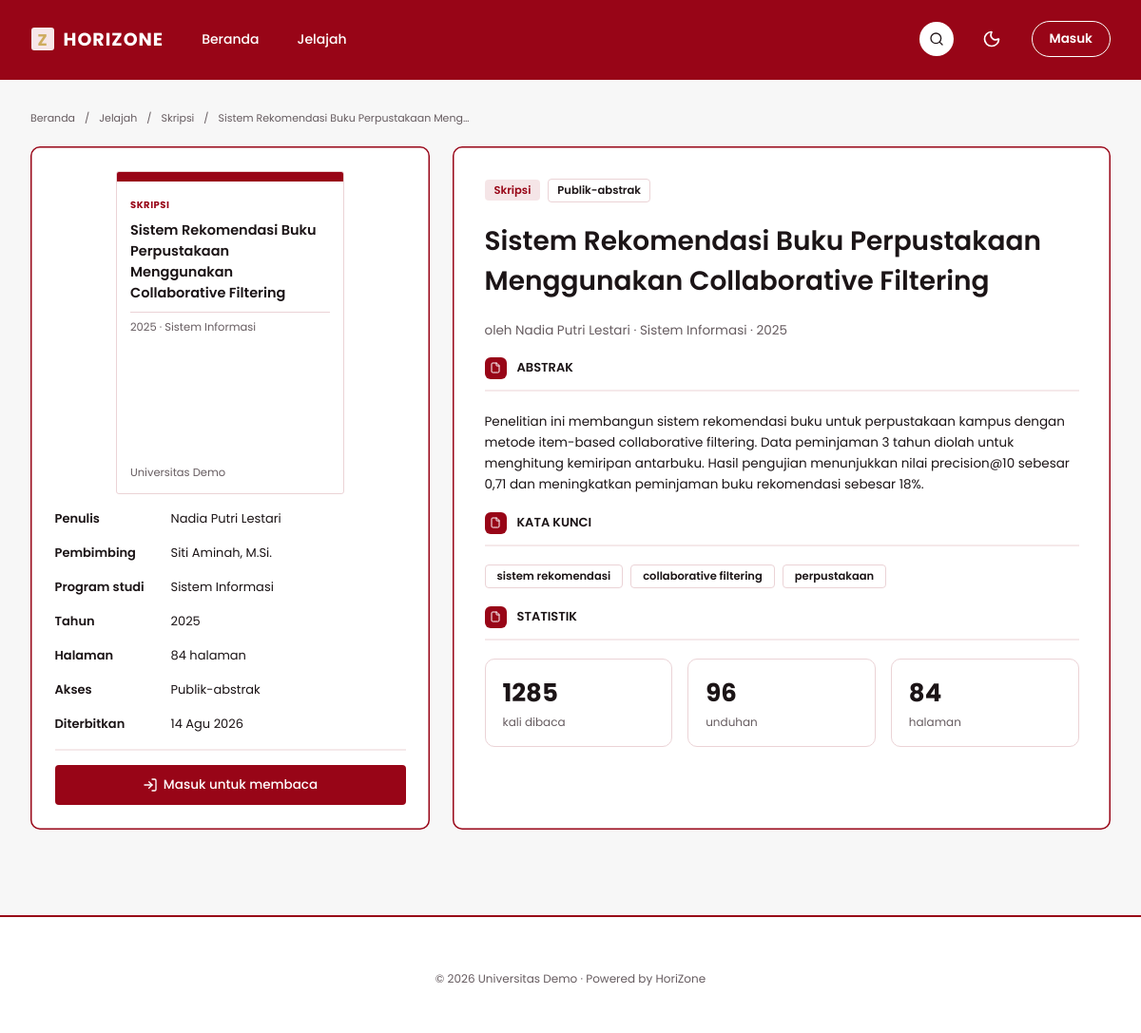
The app's page /dokumen.php?slug=d1 with its own data.
### tables this page shows
CREATE TABLE dokumen (
  id INT UNSIGNED AUTO_INCREMENT PRIMARY KEY,
  slug VARCHAR(20) NOT NULL UNIQUE,              
  judul VARCHAR(255) NOT NULL,
  penulis VARCHAR(255) NOT NULL,                 
  jenis ENUM('skripsi','laporan_kp','jurnal','ebook','catatan') NOT NULL,
  prodi VARCHAR(100) NOT NULL,
  tahun SMALLINT NOT NULL,
  pembimbing VARCHAR(150) NULL,
  akses ENUM('publik-abstrak','warga-kampus','terbatas') NOT NULL DEFAULT 'publik-abstrak',
  bisa_unduh TINYINT(1) NOT NULL DEFAULT 0,
  dibaca INT UNSIGNED NOT NULL DEFAULT 0,
  unduhan INT UNSIGNED NOT NULL DEFAULT 0,
  halaman INT UNSIGNED NOT NULL DEFAULT 0,
  terbit_pada DATE NULL,
  kata_kunci VARCHAR(255) NULL,                  
  abstrak TEXT NULL,
  cover VARCHAR(255) NULL,                       
  file_pdf VARCHAR(255) NULL,                    
  status ENUM('terbit','menunggu','diturunkan') NOT NULL DEFAULT 'terbit',
  pengunggah_id INT UNSIGNED NULL,
  created_at TIMESTAMP NOT NULL DEFAULT CURRENT_TIMESTAMP,
  updated_at TIMESTAMP NOT NULL DEFAULT CURRENT_TIMESTAMP ON UPDATE CURRENT_TIMESTAMP,
  KEY idx_dokumen_jenis (jenis),
  KEY idx_dokumen_status (status),
  KEY idx_dokumen_created (created_at),
  CONSTRAINT fk_dokumen_pengunggah FOREIGN KEY (pengunggah_id) REFERENCES users(id) ON DELETE SET NULL
);

### config/config.php (called while the page is built, shortened)
<?php
spl_autoload_register(function ($class_name) {
    $file = ROOT_PATH . 'models/' . $class_name . '.php';
});
require_once ROOT_PATH . 'config/database.php';
function isLoggedIn() {
    static $hasil = null;
    if ($hasil !== null) {
        return $hasil;
    }
    if (!isset($_SESSION['user_id']) || !isset($_SESSION['user_role'])) {
        return $hasil = false;
    }
    return $hasil = true;
}
function e($teks) {
    return htmlspecialchars((string) $teks, ENT_QUOTES, 'UTF-8');
}
function formatTanggal($nilai, $mode = 'tanggal') {
    $t = strtotime($nilai);
    $tgl = date('j', $t) . ' ' . BULAN_SINGKAT[(int) date('n', $t)];
    $tgl .= ' ' . date('Y', $t);
    return $mode === 'waktu' ? $tgl . ', ' . date('H.i', $t) : $tgl;
}

### config/database.php (called while the page is built, shortened)
<?php
class Database {
    private $host = 'localhost';
    private $db_name = 'horizone_lite';
    private $username = 'root';
    private $password = '';
    public function getConnection() {
        $this->conn = null;
        try {
            $this->conn = new PDO(
                "mysql:host=" . $this->host . ";dbname=" . $this->db_name . ";charset=utf8mb4",
                $this->username,
                $this->password,
                array(
                    PDO::ATTR_ERRMODE => PDO::ERRMODE_EXCEPTION,
                    PDO::ATTR_DEFAULT_FETCH_MODE => PDO::FETCH_ASSOC
                )
            );
        } catch (PDOException $exception) {
            echo "Koneksi gagal: " . $exception->getMessage();
        }
        return $this->conn;
    }
}

### models/Dokumen.php (called while the page is built, shortened)
<?php
class Dokumen {
    private $conn;
    private $table_name = "dokumen";
    public function __construct($db) {
        $this->conn = $db;
    }
    private function ambil($where, $params) {
        $stmt = $this->conn->prepare("SELECT * FROM " . $this->table_name . " WHERE " . $where . " LIMIT 1");
        $stmt->execute($params);
        $row = $stmt->fetch(PDO::FETCH_ASSOC);
        if ($row) {
            return true;
        }
        return false;
    }
    public function readBySlug($slug) {
        return $this->ambil("slug = :slug", [':slug' => $slug]);
    }
}

### dokumen.php (the view, shortened to what this page needs)
<?php
require_once 'config/config.php';
function berkasPdf($path) {
    if (!is_string($path) || strpos($path, 'uploads/pdf/') !== 0) return null;
    $file = realpath(ROOT_PATH . $path);
    return $file;
}
$slug = is_string($_GET['slug'] ?? null) ? $_GET['slug'] : '';
$d = new Dokumen((new Database())->getConnection());
$ada = $slug !== '' && strlen($slug) <= 100 && $d->readBySlug($slug) && $d->status === 'terbit';
$berkas = $ada ? berkasPdf($d->file_pdf) : null;
    ?>
    <?php
$d->tambahDibaca();
$d->dibaca++;
$adaPdf = (bool) $berkas;
$urlBaca = BASE_URL . 'dokumen.php?slug=' . rawurlencode($d->slug) . '&baca=1';
$urlUnduh = BASE_URL . 'dokumen.php?slug=' . rawurlencode($d->slug) . '&unduh=1';
$jenisLabel = Dokumen::JENIS[$d->jenis] ?? $d->jenis;
$aksesLabel = Dokumen::AKSES[$d->akses] ?? $d->akses;
$halaman = $d->halaman > 0 ? (int) $d->halaman : '-';
$halamanTeks = $d->halaman > 0 ? $d->halaman . ' halaman' : '-';
$kata = array_values(array_filter(array_map('trim', explode(',', (string) $d->kata_kunci)), 'strlen'));
$halaman_aktif = '';
include ROOT_PATH . 'partials/head.php';
include ROOT_PATH . 'partials/site_header.php';
?>
<main id="isi" class="situs-main situs-main--max-lg-pb-calc-88px-env-safe-area-inset-bottom"><div class="situs-main__box--hidden-px-4-mx-auto"><nav aria-label="breadcrumb" data-slot="breadcrumb" class="breadcrumb breadcrumb--mb-px"><ol data-slot="breadcrumb-list" class="breadcrumb-list"><li data-slot="breadcrumb-item" class="breadcrumb-item"><a data-slot="breadcrumb-link" class="breadcrumb-link" href="<?= BASE_URL ?>index.php">Beranda</a></li><li data-slot="breadcrumb-separator" role="presentation" aria-hidden="true" class="breadcrumb-separator has-size">/</li><li data-slot="breadcrumb-item" class="breadcrumb-item"><a data-slot="breadcrumb-link" class="breadcrumb-link" href="<?= BASE_URL ?>jelajah.php">Jelajah</a></li><li data-slot="breadcrumb-separator" role="presentation" aria-hidden="true" class="breadcrumb-separator has-size">/</li><li data-slot="breadcrumb-item" class="breadcrumb-item"><a data-slot="breadcrumb-link" class="breadcrumb-link" href="<?= BASE_URL ?>jelajah.php?jenis=<?= e($d->jenis) ?>"><?= e($jenisLabel) ?></a></li><li data-slot="breadcrumb-separator" role="presentation" aria-hidden="true" class="breadcrumb-separator has-size">/</li><li data-slot="breadcrumb-item" class="breadcrumb-item"><span data-slot="breadcrumb-page" role="link" aria-disabled="true" aria-current="page" class="breadcrumb-page"><?= e($d->judul) ?></span></li></ol></nav><div class="situs-main__box--gap-6-flex-mt-23px"><div class="situs-main__box--rounded-xl-shrink-0-bg-card"><div class="situs-main__box--overflow-hidden-border-bg-card"><div class="situs-main__box--h-2-5-bg-primary-shrink-0"></div><div class="situs-main__box--min-h-0-px-3-5-flex-1"><span class="situs-main__text--text-hz-badge"><?= e($jenisLabel) ?></span><p class="situs-main__paragraph--line-clamp-4-text-hz-title-sm-mt-2"><?= e($d->judul) ?></p><hr class="situs-main__divider"><p class="situs-main__paragraph--text-hz-hint-text-muted-foreground-mt-7px"><?= e($d->tahun) ?> · <?= e($d->prodi) ?></p><p class="situs-main__paragraph--mt-auto-truncate-text-hz-hint">Universitas Demo</p></div></div><dl class="situs-main__definition-list--mt-2"><div class="situs-main__definition-list-box situs-main__definition-list-box--h-9"><dt class="situs-main__definition-list-term--shrink-0">Penulis</dt><dd class="situs-main__definition-list-detail--min-w-0"><?= e($d->penulis) ?></dd></div><div class="situs-main__definition-list-box situs-main__definition-list-box--h-9"><dt class="situs-main__definition-list-term--shrink-0">Pembimbing</dt><dd class="situs-main__definition-list-detail--min-w-0"><?= e($d->pembimbing ?: '-') ?></dd></div><div class="situs-main__definition-list-box situs-main__definition-list-box--h-9"><dt class="situs-main__definition-list-term--shrink-0">Program studi</dt><dd class="situs-main__definition-list-detail--min-w-0"><?= e($d->prodi) ?></dd></div><div class="situs-main__definition-list-box situs-main__definition-list-box--h-9"><dt class="situs-main__definition-list-term--shrink-0">Tahun</dt><dd class="situs-main__definition-list-detail--min-w-0"><?= e($d->tahun) ?></dd></div><div class="situs-main__definition-list-box situs-main__definition-list-box--h-9"><dt class="situs-main__definition-list-term--shrink-0">Halaman</dt><dd class="situs-main__definition-list-detail--min-w-0"><?= e($halamanTeks) ?></dd></div><div class="situs-main__definition-list-box situs-main__definition-list-box--h-9"><dt class="situs-main__definition-list-term--shrink-0">Akses</dt><dd class="situs-main__definition-list-detail--min-w-0"><?= e($aksesLabel) ?></dd></div><div class="situs-main__definition-list-box situs-main__definition-list-box--h-9"><dt class="situs-main__definition-list-term--shrink-0">Diterbitkan</dt><dd class="situs-main__definition-list-detail--min-w-0"><?= e(formatTanggal($d->terbit_pada)) ?></dd></div></dl><div aria-hidden="true" class="situs-main__box--mt-2-bg-border-50-h-0-5"></div><?php if ($login): ?><?php if ($adaPdf): ?><div class="situs-main__box--gap-2-flex-mt-15px"><a data-slot="button" data-variant="default" data-size="default" class="button button--flex-1-bg-primary-text-primary-foreground-px-5 group/button has-size" href="<?= e($urlBaca) ?>"><svg xmlns="http://www.w3.org/2000/svg" width="24" height="24" viewBox="0 0 24 24" fill="none" stroke="currentColor" stroke-width="2" stroke-linecap="round" stroke-linejoin="round" class="button__icon button__icon--size-4 has-size" aria-hidden="true"><path d="M12 5v16"></path><path d="M20.001 19A2 2 0 0022 17V5a2 2 0 00-1.999-2L16 3.002A5 5 0 0012 5a5 5 0 00-4-2H4a2 2 0 00-2 2v12a2 2 0 001.999 2H8a5 5 0 014 2 5 5 0 014-2z"></path></svg>Baca dokumen</a><?php if ((int) $d->bisa_unduh): ?><a data-slot="popover-trigger" data-variant="outline" data-size="default" class="popover-trigger popover-trigger--flex-1 group/button has-size" href="<?= e($urlUnduh) ?>"><svg xmlns="http://www.w3.org/2000/svg" width="24" height="24" viewBox="0 0 24 24" fill="none" stroke="currentColor" stroke-width="2" stroke-linecap="round" stroke-linejoin="round" class="popover-trigger__icon popover-trigger__icon--size-4 has-size" aria-hidden="true"><path d="M12 15V3"></path><path d="M21 15v4a2 2 0 0 1-2 2H5a2 2 0 0 1-2-2v-4"></path><path d="m7 10 5 5 5-5"></path></svg><span class="popover-trigger__text--max-lg-sr-only">Unduh PDF</span></a><?php endif; ?></div><?php endif; ?><?php else: ?><div class="situs-main__box--gap-2-flex-mt-15px"><a data-slot="button" data-variant="default" data-size="default" class="button button--flex-1-bg-primary-text-primary-foreground-px-5 group/button has-size" href="<?= BASE_URL ?>masuk.php">Masuk untuk membaca</a></div><?php endif; ?></div><div class="situs-main__box--rounded-xl-bg-card-flex-1"><div class="situs-main__box--items-center-gap-2-flex"><span data-slot="badge" data-variant="default" class="badge badge--bg-primary-soft-text-primary-border-transparent-a-hover-bg-accent group/badge has-size"><?= e($jenisLabel) ?></span><span data-slot="badge" data-variant="outline" class="badge badge--border-border-text-foreground-h-25px-px-9px group/badge has-size"><?= e($aksesLabel) ?></span></div><h1 class="situs-main__title--mt-5"><?= e($d->judul) ?></h1><p class="situs-main__paragraph--text-hz-body-text-muted-foreground-mt-21px">oleh <?= e($d->penulis) ?> · <?= e($d->prodi) ?> · <?= e($d->tahun) ?></p><div class="situs-main__box--mt-18px"><div class="situs-main__box--items-center-flex-gap-11px"><span class="situs-main__text--bg-primary has-size"></span><h2 class="situs-main__heading">Abstrak</h2></div><div aria-hidden="true" class="situs-main__box--bg-border-50-h-0-5-mt-11px"></div></div><p class="situs-main__paragraph--text-hz-message-mt-21px"><?= nl2br(e($d->abstrak)) ?></p><?php if ($kata): ?><div class="situs-main__box--mt-18px"><div class="situs-main__box--items-center-flex-gap-11px"><span class="situs-main__text--bg-primary has-size"></span><h2 class="situs-main__heading">Kata kunci</h2></div><div aria-hidden="true" class="situs-main__box--bg-border-50-h-0-5-mt-11px"></div></div><ul class="situs-main__list--flex-wrap"><?php foreach ($kata as $k): ?><li><span data-slot="badge" data-variant="outline" class="badge badge--px-3-border-border-text-foreground-h-25px group/badge has-size"><?= e($k) ?></span></li><?php endforeach; ?></ul><?php endif; ?><div class="situs-main__box--mt-19px"><div class="situs-main__box--items-center-flex-gap-11px"><span class="situs-main__text--bg-primary has-size"></span><h2 class="situs-main__heading">Statistik</h2></div><div aria-hidden="true" class="situs-main__box--bg-border-50-h-0-5-mt-11px"></div></div><div class="situs-main__box--grid-cols-3-grid-gap-4"><div class="situs-main__box--py-4-gap-0-5-relative"><span class="situs-main__text--text-hz-stat"><?= e($d->dibaca) ?></span><span class="situs-main__text--text-hz-xs">kali dibaca</span></div><div class="situs-main__box--py-4-gap-0-5-relative"><span class="situs-main__text--text-hz-stat"><?= e($d->unduhan) ?></span><span class="situs-main__text--text-hz-xs">unduhan</span></div><div class="situs-main__box--py-4-gap-0-5-relative"><span class="situs-main__text--text-hz-stat"><?= e($halaman) ?></span><span class="situs-main__text--text-hz-xs">halaman</span></div></div></div></div></div></main>
<?php include ROOT_PATH . 'partials/site_footer.php'; ?>

### partials/head.php (shortened to what this page needs)
<?php
$gelap = (isset($tema_server) && $tema_server === 'dark');
?>
<!doctype html>
<html lang="id"<?= $gelap ? ' class="dark"' : '' ?> data-preset="merah-istana">
<head>
<link rel="stylesheet" href="<?= BASE_URL ?>assets/css/style.css">
</head>
<body>

### partials/site_header.php (shortened to what this page needs)
<?php
$halaman_aktif = $halaman_aktif ?? '';
$login = isLoggedIn();
$staf = $login && in_array($_SESSION['user_role'], ['admin', 'pustakawan'], true);
$btn = 'button button--text-hz-body-semibold-bg-transparent-border-header-foreground-rounded-full group/button has-size';
?>
<div id="root"><div class="situs-page__box"><a href="#isi" data-tap-exempt="true" class="situs-page__link">Lewati ke isi</a>
<header class="situs-header situs-header--hidden"><div class="situs-header__box situs-header__box--h-full"><a aria-label="HoriZone, ke Beranda" class="situs-header__link" href="<?= BASE_URL ?>index.php"><span aria-hidden="true" class="situs-header__text--bg-secondary has-size">Z</span><span class="situs-header__text--text-hz-wordmark">HORIZONE</span></a><nav aria-label="Menu utama" class="situs-header__nav"><a <?= $halaman_aktif === 'beranda' ? 'aria-current="page" ' : '' ?>class="situs-header__nav-link situs-header__nav-link--text-hz-body-lg-<?= $halaman_aktif === 'beranda' ? 'semibold' : 'medium' ?>" href="<?= BASE_URL ?>index.php">Beranda</a><a <?= $halaman_aktif === 'jelajah' ? 'aria-current="page" ' : '' ?>class="situs-header__nav-link situs-header__nav-link--text-hz-body-lg-<?= $halaman_aktif === 'jelajah' ? 'semibold' : 'medium' ?>" href="<?= BASE_URL ?>jelajah.php">Jelajah</a></nav><div class="situs-header__box situs-header__box--ml-auto"><a data-slot="button" data-variant="ghost" data-size="icon" class="button button--bg-white-text-hero-rounded-full-size-9 group/button has-size" aria-label="Cari" href="<?= BASE_URL ?>jelajah.php"></a><button data-slot="button" data-variant="ghost" data-size="icon" data-tema class="button button--rounded-full-text-header-foreground-size-9-border-transparent group/button has-size" aria-label="Ganti ke mode gelap" title="Ganti ke mode gelap"></button><div class="situs-header__box situs-header__box--gap-2">
<?php if ($login): ?>
<span class="dropdown-menu-trigger__text--text-hz-body-lg-semibold"><?= e($_SESSION['user_nama'] ?? '') ?></span>
<?php if ($staf): ?><a data-slot="button" data-variant="outline" data-size="default" class="<?= $btn ?>" href="<?= BASE_URL ?>panel/dasbor.php">Panel</a><?php endif; ?>
<form method="post" action="<?= BASE_URL ?>logout.php" class="form-keluar"><?= csrf_field() ?><button data-slot="button" data-variant="outline" data-size="default" class="<?= $btn ?>" type="submit">Keluar</button></form>
<?php else: ?>
<a data-slot="button" data-variant="outline" data-size="default" class="<?= $btn ?>" href="<?= BASE_URL ?>masuk.php">Masuk</a>
<?php endif; ?>
</div></div></div></header>

### partials/site_footer.php (shortened to what this page needs)
<footer class="situs-footer">© <?= date('Y') ?> Universitas Demo · Powered by HoriZone</footer>
</div>
</div>
</body>
</html>

### records on screen
dokumen: jenis "Skripsi", judul "Sistem Rekomendasi Buku Perpustakaan Meng…", jenis "SKRIPSI", judul "Sistem Rekomendasi Buku Perpustakaan Menggunakan Collaborative Filtering", tahun "2025", prodi "Sistem Informasi", penulis "Nadia Putri Lestari", pembimbing "Siti Aminah, M.Si.", halaman "84 halaman", akses "Publik-abstrak", terbit_pada "14 Agu 2026", abstrak "Penelitian ini membangun sistem rekomendasi buku untuk perpustakaan kampus dengan metode item-based collaborative filtering. Data peminjaman 3 tahun diolah untuk menghitung kemiripan antarbuku. Hasil pengujian menunjukkan nilai precision@10 sebesar 0,71 dan meningkatkan peminjaman buku rekomendasi sebesar 18%.", kata_kunci "sistem rekomendasi", kata_kunci "collaborative filtering", kata_kunci "perpustakaan", unduhan "96", halaman "84"

### other values on screen
$d->dibaca "1285"
